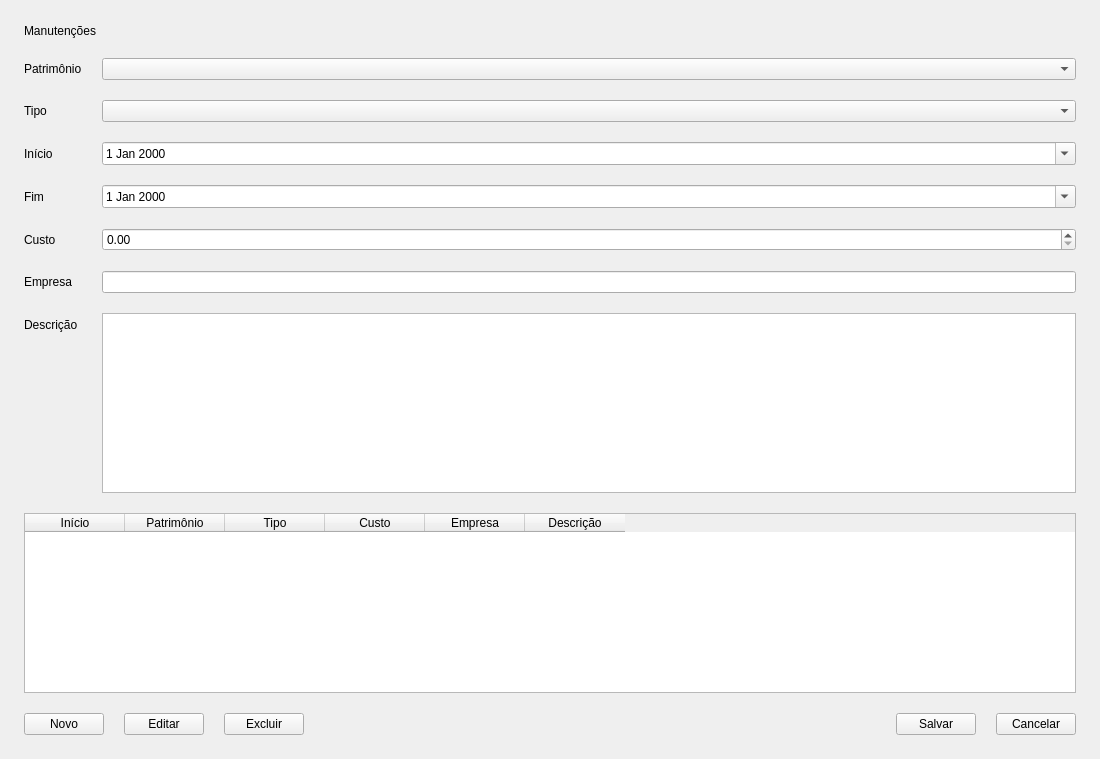
<?xml version='1.0' encoding='UTF-8'?>
<ui version="4.0">
  <class>ManutencaoWindow</class>
  <widget class="QWidget" name="ManutencaoWindow">
    <property name="geometry">
      <rect>
        <x>0</x>
        <y>0</y>
        <width>1100</width>
        <height>759</height>
      </rect>
    </property>
    <property name="windowTitle">
      <string>Manutenção</string>
    </property>
    <layout class="QVBoxLayout" name="verticalLayout">
      <property name="spacing">
        <number>20</number>
      </property>
      <property name="leftMargin">
        <number>24</number>
      </property>
      <property name="topMargin">
        <number>24</number>
      </property>
      <property name="rightMargin">
        <number>24</number>
      </property>
      <property name="bottomMargin">
        <number>24</number>
      </property>
      <item>
        <widget class="QLabel" name="lbl_title">
          <property name="text">
            <string>Manutenções</string>
          </property>
          <property name="alignment">
            <set>Qt::AlignmentFlag::AlignLeft | Qt::AlignmentFlag::AlignVCenter</set>
          </property>
        </widget>
      </item>
      <item>
        <layout class="QFormLayout" name="form">
          <property name="fieldGrowthPolicy">
            <enum>QFormLayout::FieldGrowthPolicy::AllNonFixedFieldsGrow</enum>
          </property>
          <item row="0" column="0">
            <widget class="QLabel" name="labelPat">
              <property name="text">
                <string>Patrimônio</string>
              </property>
            </widget>
          </item>
          <item row="0" column="1">
            <widget class="QComboBox" name="cb_patrimonio">
            </widget>
          </item>
          <item row="1" column="0">
            <widget class="QLabel" name="labelTipo">
              <property name="text">
                <string>Tipo</string>
              </property>
            </widget>
          </item>
          <item row="1" column="1">
            <widget class="QComboBox" name="cb_tipo">
            </widget>
          </item>
          <item row="2" column="0">
            <widget class="QLabel" name="labelInicio">
              <property name="text">
                <string>Início</string>
              </property>
            </widget>
          </item>
          <item row="2" column="1">
            <widget class="QDateEdit" name="de_inicio">
              <property name="calendarPopup">
                <bool>true</bool>
              </property>
            </widget>
          </item>
          <item row="3" column="0">
            <widget class="QLabel" name="labelFim">
              <property name="text">
                <string>Fim</string>
              </property>
            </widget>
          </item>
          <item row="3" column="1">
            <widget class="QDateEdit" name="de_fim">
              <property name="calendarPopup">
                <bool>true</bool>
              </property>
            </widget>
          </item>
          <item row="4" column="0">
            <widget class="QLabel" name="labelCusto">
              <property name="text">
                <string>Custo</string>
              </property>
            </widget>
          </item>
          <item row="4" column="1">
            <widget class="QDoubleSpinBox" name="dsb_custo">
              <property name="decimals">
                <number>2</number>
              </property>
              <property name="maximum">
                <double>99999999.989999994635582</double>
              </property>
            </widget>
          </item>
          <item row="5" column="0">
            <widget class="QLabel" name="labelEmpresa">
              <property name="text">
                <string>Empresa</string>
              </property>
            </widget>
          </item>
          <item row="5" column="1">
            <widget class="QLineEdit" name="le_empresa">
            </widget>
          </item>
          <item row="6" column="0">
            <widget class="QLabel" name="labelDesc">
              <property name="text">
                <string>Descrição</string>
              </property>
            </widget>
          </item>
          <item row="6" column="1">
            <widget class="QPlainTextEdit" name="pte_descricao">
            </widget>
          </item>
        </layout>
      </item>
      <item>
        <widget class="QTableWidget" name="tbl_manutencoes">
          <property name="editTriggers">
            <set>QAbstractItemView::EditTrigger::NoEditTriggers</set>
          </property>
          <property name="selectionBehavior">
            <enum>QAbstractItemView::SelectionBehavior::SelectRows</enum>
          </property>
          <property name="rowCount">
            <number>0</number>
          </property>
          <property name="columnCount">
            <number>6</number>
          </property>
          <column>
            <property name="text">
              <string>Início</string>
            </property>
          </column>
          <column>
            <property name="text">
              <string>Patrimônio</string>
            </property>
          </column>
          <column>
            <property name="text">
              <string>Tipo</string>
            </property>
          </column>
          <column>
            <property name="text">
              <string>Custo</string>
            </property>
          </column>
          <column>
            <property name="text">
              <string>Empresa</string>
            </property>
          </column>
          <column>
            <property name="text">
              <string>Descrição</string>
            </property>
          </column>
        </widget>
      </item>
      <item>
        <layout class="QHBoxLayout" name="actions">
          <item>
            <widget class="QPushButton" name="btn_novo">
              <property name="text">
                <string>Novo</string>
              </property>
            </widget>
          </item>
          <item>
            <widget class="QPushButton" name="btn_editar">
              <property name="text">
                <string>Editar</string>
              </property>
            </widget>
          </item>
          <item>
            <widget class="QPushButton" name="btn_excluir">
              <property name="text">
                <string>Excluir</string>
              </property>
            </widget>
          </item>
          <item>
            <spacer name="hspacer">
              <property name="orientation">
                <enum>Qt::Orientation::Horizontal</enum>
              </property>
              <property name="sizeHint" stdset="0">
                <size>
                  <width>40</width>
                  <height>20</height>
                </size>
              </property>
            </spacer>
          </item>
          <item>
            <widget class="QPushButton" name="btn_salvar">
              <property name="text">
                <string>Salvar</string>
              </property>
            </widget>
          </item>
          <item>
            <widget class="QPushButton" name="btn_cancelar">
              <property name="text">
                <string>Cancelar</string>
              </property>
            </widget>
          </item>
        </layout>
      </item>
    </layout>
  </widget>
  <resources/>
  <connections/>
</ui>
